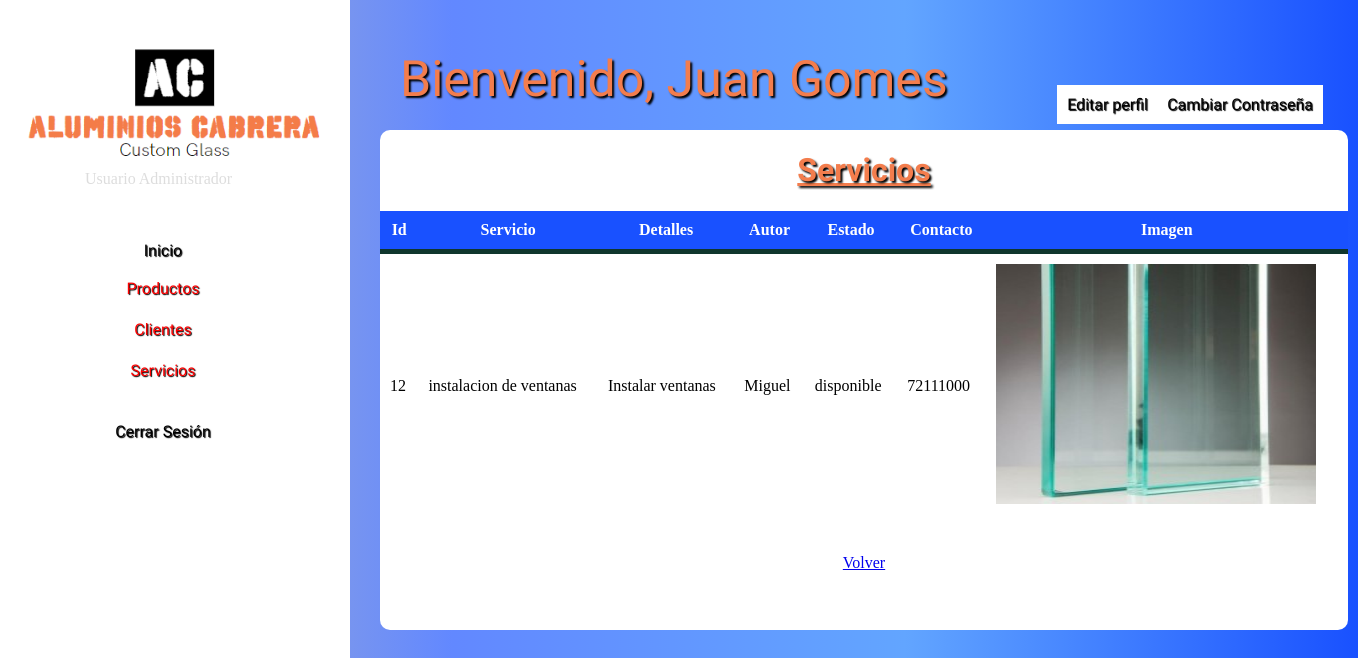
Page /Vista/Principal.php?pg=listarServicios (signed in) on the committed database.
### tables this page shows
CREATE TABLE `usuario` (
  `idUsuario` int(10) UNSIGNED NOT NULL,
  `Rol` int(10) UNSIGNED NOT NULL,
  `CorreoUsuario` varchar(255) NOT NULL,
  `ContraUsuario` varchar(45) NOT NULL,
  `NombresUsu` varchar(45) NOT NULL
);

CREATE TABLE `servicio` (
  `idServicio` int(10) UNSIGNED NOT NULL,
  `Usuario` int(10) UNSIGNED NOT NULL,
  `Servicio` int(45) NOT NULL,
  `detServicio` varchar(255) NOT NULL,
  `Estado` int(10) UNSIGNED NOT NULL,
  `telefono` int(10) UNSIGNED DEFAULT NULL,
  `imagenServ` blob DEFAULT NULL
);

CREATE TABLE `tipo_servicio` (
  `idTipoServicio` int(11) NOT NULL,
  `servNombre` varchar(50) NOT NULL
);

CREATE TABLE `estado_servicio` (
  `idEstadoServ` int(11) NOT NULL,
  `estadoServ` varchar(45) NOT NULL
);

### Modelo/conexionBasesDatos.php (called while the page is built)
<?php
function Conectarse()
{
	$Conexion=new mysqli("localhost","root","","customglassdb");
	if ($Conexion->connect_errno)
		echo "Problemas en la Conexion ". $Conexion->connect_error;
	else
		return $Conexion;
}
?>

### Modelo/claseServicio.php (called while the page is built, shortened)
<?php
	class servicio
	{
		public function consultarServicios()
		{
		$this->Conexion=Conectarse();
		 $sql="SELECT s.idServicio, s.detServicio, s.telefono, s.imagenServ, u.NombresUsu, es.estadoServ, ts.servNombre FROM servicio s, usuario u, estado_servicio es, tipo_servicio ts WHERE (s.Usuario = u.idUsuario) AND (s.Servicio = ts.idTipoServicio) AND (s.Estado = es.idEstadoServ) ";
		$resultado=$this->Conexion->query($sql);
		return $resultado;
		}
	}
?>

### Vista/listarServicios.php (the view, shortened to what this page needs)
<?php
  require "../Modelo/claseServicio.php";
  $objServicios = new servicio();
  $servicios= $objServicios->consultarServicios();
?>
<!DOCTYPE html>
<html>
<head>
</head>
<body>
<h1 align="center">Servicios</h1>
<table align="center">
  <thead>
  <tr align="center">
    <th>Id</th>
    <th>Servicio</th>
    <th>Detalles</th>
    <th>Autor</th>
    <th>Estado</th>
    <th>Contacto</th>
    <th>Imagen</th>
  </tr>
  </thead>
  <?php
  while ($servicio = $servicios->fetch_object())
  {
    $imagen = $servicio->imagenServ;
  ?>
  <tr>
        <td><?php  echo  utf8_encode($servicio->idServicio)  ?>     </td>
        <td><?php  echo  utf8_encode($servicio->servNombre)  ?></td>
        <td><?php  echo  utf8_encode($servicio->detServicio) ?> </td>
        <td><?php  echo  utf8_encode($servicio->NombresUsu)  ?></td>
        <td><?php  echo  utf8_encode($servicio->estadoServ)  ?></td>
        <td><?php  echo  utf8_encode($servicio->telefono)  ?></td>
        <td ><?php  echo "<img src='../Imagenes/$imagen' width='320px' height='240px'>" ?></td>
  </tr>
  <?php
  }
  ?>
</table>
<center>
<br><br>
  <a href="Principal.php">Volver</a>
</center>
</body>

### Vista/Principal.php (shortened to what this page needs)
<?php
extract ($_REQUEST);
?>
<?php
require "../Modelo/conexionBasesDatos.php";
$objConexion = Conectarse();
$sqlusu="SELECT * FROM usuario WHERE (CorreoUsuario = '$_SESSION[user]')";
$usuarioN = $objConexion->query($sqlusu);
$usuarioNa = $usuarioN->fetch_object();
?>
<!DOCTYPE html>
<html>
<head>
</head>
<body>
	<div id="box">
		<p id="saludo"> Bienvenido,  <?php echo $usuarioNa->NombresUsu  ?></p>
		<a id="perfilusu" href="Principal.php?pg=usuario">Editar perfil</a>
		<a id="passusu" href="Principal.php?pg=usuariopass">Cambiar Contraseña</a>
		<div id="menu">
			<img src="../Imagenes/menu.png" width="100%"><p id="usuariotp">Usuario Administrador</p>
	<li><a id="opcion" href="Principal.php?pg=pgInicial">Inicio</a></li><br>
	<li id="titulo">Productos
</li>
<li id="titulo">Clientes
</li>
<li id="titulo">Servicios
</li>
	<li><a id="opcion" href="../Controlador/salir.php?x=3">Cerrar Sesión</a></li><br>
</div>
 <div id="divContenido" align="center">
        <?php include $pg.".php"; ?>
      </div>
</div>
</body>
</html>

### Vista/Principal.php (style rules this page uses)
body { background: #ffffff; background: -webkit-linear-gradient(to right, #BEBEBE, #6288FF, #62A5FF, #1951FF); background: linear-gradient(to right, #BEBEBE, #6288FF, #62A5FF, #1951FF); display: flex; margin: 0; padding: 0; }
#box { position: absolute; background: #ffffff; background: -webkit-linear-gradient(to right, #BEBEBE, #6288FF, #62A5FF, #1951FF); background: linear-gradient(to right, #BEBEBE, #6288FF, #62A5FF, #1951FF); padding: 40px 0; box-shadow: 0 0 6px 0 rgba(255, 255, 255, 0.8); width: 100%; height: 100%; display: inline-block; margin: 0; padding: 0; }
h1 { font-family: 'Kanit', sans-serif; color: #f37d4d; text-shadow: 2px 2px 2px black; text-decoration: underline; }
#saludo { position: relative; left: 400px; top: 50px; display: inline; font-family: 'Lobster', cursive; font-size: 50px; color: #f37d4d; text-shadow: 2px 2px 2px black; }
#usuariotp { font-family: 'Merriweather', serif; display: inline; color: #ddd; top: -25px; right: -85px; position: relative; }
#perfilusu { text-decoration: none; display: inline; position: absolute; color: black; font-family: 'Cairo', sans-serif; text-shadow: 1px 1px 1px #000; padding: 10px; position: absolute; background: white; right: 200px; top: 85px; }
#passusu { text-decoration: none; display: inline; position: absolute; color: black; font-family: 'Cairo', sans-serif; text-shadow: 1px 1px 1px #000; padding: 10px; position: absolute; background: white; right: 35px; top: 85px; }
#divContenido { background-color: white; position:absolute; left:380px; top:130px; width:968px; height:500px; z-index:4; overflow:auto; border-radius: 10px; }
#menu { position: absolute; top: 0px; background-color: white; width: 350px; height: 100%; margin: 0; box-shadow: 3px, 3px, 3px black; }
#titulo { color: red; text-decoration: none; font-family: 'Cairo', sans-serif; text-shadow: 1px 1px 1px #000; padding: 8px; height: 25px; display: inline-block; position: center; }
li { float: left; font-color: black; background: white; position: center; width: 310px; height: 42px; margin: 0; padding: 8px; border-radius: 50px; }
#opcion { color: black; text-decoration: none; font-family: 'Cairo', sans-serif; text-shadow: 1px 1px 1px #000; padding: 20px; height: 30px; display: inline-block; position: center; }
li { display: inline-block; text-align: center; }
h1 { text-align: center; font-weight: 700; }
:root { --colorTextos:#6D7074; }
table { background-color: white; text-align: left; border-collapse: collapse; width: 100%; }
th, td { padding: 10px; }
thead { background-color: #1951FF; border-bottom: solid 5px #0F362D; color: white; }

### rows in the picture
usuario: NombresUsu "Juan Gomes"
servicio: idServicio "12", tipo_servicio.servNombre "instalacion de ventanas", detServicio "Instalar ventanas", usuario.NombresUsu "Miguel", estado_servicio.estadoServ "disponible", telefono "72111000", imagenServ (picture)
